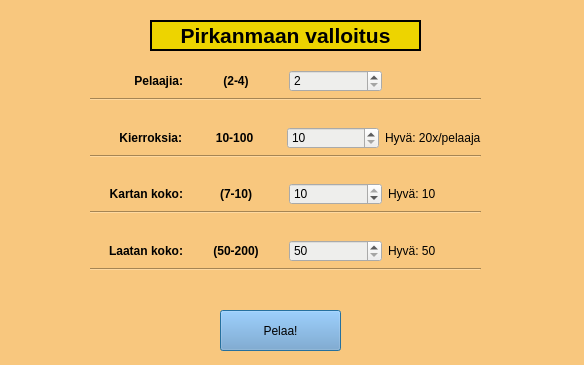
<?xml version="1.0" encoding="UTF-8"?>
<ui version="4.0">
 <class>gameDialog</class>
 <widget class="QDialog" name="gameDialog">
  <property name="geometry">
   <rect>
    <x>0</x>
    <y>0</y>
    <width>584</width>
    <height>365</height>
   </rect>
  </property>
  <property name="windowTitle">
   <string>Dialog</string>
  </property>
  <property name="styleSheet">
   <string notr="true">background-color: rgb(248, 199, 126);</string>
  </property>
  <widget class="QPushButton" name="pushButton">
   <property name="geometry">
    <rect>
     <x>220</x>
     <y>310</y>
     <width>121</width>
     <height>41</height>
    </rect>
   </property>
   <property name="styleSheet">
    <string notr="true">background-color: rgb(114, 159, 207);</string>
   </property>
   <property name="text">
    <string>Pelaa!</string>
   </property>
  </widget>
  <widget class="QLabel" name="Tiedot">
   <property name="geometry">
    <rect>
     <x>150</x>
     <y>20</y>
     <width>271</width>
     <height>31</height>
    </rect>
   </property>
   <property name="font">
    <font>
     <pointsize>16</pointsize>
     <weight>75</weight>
     <bold>true</bold>
    </font>
   </property>
   <property name="autoFillBackground">
    <bool>false</bool>
   </property>
   <property name="styleSheet">
    <string notr="true">background-color: rgb(237, 212, 0);
border-color: rgb(204, 0, 0);</string>
   </property>
   <property name="frameShape">
    <enum>QFrame::WinPanel</enum>
   </property>
   <property name="frameShadow">
    <enum>QFrame::Plain</enum>
   </property>
   <property name="text">
    <string>Pirkanmaan valloitus</string>
   </property>
   <property name="alignment">
    <set>Qt::AlignCenter</set>
   </property>
  </widget>
  <widget class="QWidget" name="verticalLayoutWidget">
   <property name="geometry">
    <rect>
     <x>90</x>
     <y>70</y>
     <width>391</width>
     <height>221</height>
    </rect>
   </property>
   <layout class="QVBoxLayout" name="verticalLayout">
    <item>
     <layout class="QGridLayout" name="gridLayout">
      <item row="0" column="2">
       <widget class="QSpinBox" name="Players">
        <property name="enabled">
         <bool>true</bool>
        </property>
        <property name="styleSheet">
         <string notr="true">background-color: rgb(238, 238, 236);</string>
        </property>
        <property name="minimum">
         <number>2</number>
        </property>
        <property name="maximum">
         <number>4</number>
        </property>
       </widget>
      </item>
      <item row="0" column="0">
       <widget class="QLabel" name="label">
        <property name="font">
         <font>
          <weight>75</weight>
          <bold>true</bold>
         </font>
        </property>
        <property name="text">
         <string>Pelaajia:</string>
        </property>
        <property name="alignment">
         <set>Qt::AlignRight|Qt::AlignTrailing|Qt::AlignVCenter</set>
        </property>
       </widget>
      </item>
      <item row="0" column="4">
       <widget class="QLabel" name="label_12">
        <property name="text">
         <string/>
        </property>
       </widget>
      </item>
      <item row="0" column="1">
       <widget class="QLabel" name="label_4">
        <property name="font">
         <font>
          <weight>75</weight>
          <bold>true</bold>
         </font>
        </property>
        <property name="text">
         <string>(2-4)</string>
        </property>
        <property name="alignment">
         <set>Qt::AlignCenter</set>
        </property>
       </widget>
      </item>
     </layout>
    </item>
    <item>
     <widget class="Line" name="line_2">
      <property name="orientation">
       <enum>Qt::Horizontal</enum>
      </property>
     </widget>
    </item>
    <item>
     <spacer name="verticalSpacer_2">
      <property name="orientation">
       <enum>Qt::Vertical</enum>
      </property>
      <property name="sizeHint" stdset="0">
       <size>
        <width>20</width>
        <height>40</height>
       </size>
      </property>
     </spacer>
    </item>
    <item>
     <layout class="QGridLayout" name="gridLayout_2">
      <item row="0" column="0">
       <widget class="QLabel" name="label_7">
        <property name="font">
         <font>
          <weight>75</weight>
          <bold>true</bold>
         </font>
        </property>
        <property name="text">
         <string>Kierroksia:</string>
        </property>
        <property name="alignment">
         <set>Qt::AlignRight|Qt::AlignTrailing|Qt::AlignVCenter</set>
        </property>
       </widget>
      </item>
      <item row="0" column="2">
       <widget class="QSpinBox" name="setRounds">
        <property name="styleSheet">
         <string notr="true">background-color: rgb(238, 238, 236);</string>
        </property>
        <property name="minimum">
         <number>10</number>
        </property>
        <property name="maximum">
         <number>1000</number>
        </property>
        <property name="value">
         <number>10</number>
        </property>
       </widget>
      </item>
      <item row="0" column="4">
       <widget class="QLabel" name="label_11">
        <property name="font">
         <font>
          <pointsize>9</pointsize>
         </font>
        </property>
        <property name="text">
         <string>Hyvä: 20x/pelaaja</string>
        </property>
       </widget>
      </item>
      <item row="0" column="1">
       <widget class="QLabel" name="label_8">
        <property name="font">
         <font>
          <weight>75</weight>
          <bold>true</bold>
         </font>
        </property>
        <property name="text">
         <string>10-100</string>
        </property>
        <property name="alignment">
         <set>Qt::AlignCenter</set>
        </property>
       </widget>
      </item>
     </layout>
    </item>
    <item>
     <widget class="Line" name="line_3">
      <property name="orientation">
       <enum>Qt::Horizontal</enum>
      </property>
     </widget>
    </item>
    <item>
     <spacer name="verticalSpacer_3">
      <property name="orientation">
       <enum>Qt::Vertical</enum>
      </property>
      <property name="sizeHint" stdset="0">
       <size>
        <width>20</width>
        <height>40</height>
       </size>
      </property>
     </spacer>
    </item>
    <item>
     <layout class="QGridLayout" name="gridLayout_3">
      <item row="0" column="0">
       <widget class="QLabel" name="label_2">
        <property name="font">
         <font>
          <weight>75</weight>
          <bold>true</bold>
         </font>
        </property>
        <property name="text">
         <string>Kartan koko:</string>
        </property>
        <property name="alignment">
         <set>Qt::AlignRight|Qt::AlignTrailing|Qt::AlignVCenter</set>
        </property>
       </widget>
      </item>
      <item row="0" column="2">
       <widget class="QSpinBox" name="MapSize">
        <property name="styleSheet">
         <string notr="true">background-color: rgb(238, 238, 236);</string>
        </property>
        <property name="minimum">
         <number>7</number>
        </property>
        <property name="maximum">
         <number>10</number>
        </property>
        <property name="value">
         <number>10</number>
        </property>
       </widget>
      </item>
      <item row="0" column="4">
       <widget class="QLabel" name="label_10">
        <property name="font">
         <font>
          <pointsize>9</pointsize>
         </font>
        </property>
        <property name="text">
         <string>Hyvä: 10</string>
        </property>
       </widget>
      </item>
      <item row="0" column="1">
       <widget class="QLabel" name="label_5">
        <property name="font">
         <font>
          <weight>75</weight>
          <bold>true</bold>
         </font>
        </property>
        <property name="text">
         <string>(7-10)</string>
        </property>
        <property name="alignment">
         <set>Qt::AlignCenter</set>
        </property>
       </widget>
      </item>
     </layout>
    </item>
    <item>
     <widget class="Line" name="line">
      <property name="orientation">
       <enum>Qt::Horizontal</enum>
      </property>
     </widget>
    </item>
    <item>
     <spacer name="verticalSpacer">
      <property name="orientation">
       <enum>Qt::Vertical</enum>
      </property>
      <property name="sizeHint" stdset="0">
       <size>
        <width>20</width>
        <height>40</height>
       </size>
      </property>
     </spacer>
    </item>
    <item>
     <layout class="QGridLayout" name="gridLayout_4">
      <item row="0" column="0">
       <widget class="QLabel" name="label_3">
        <property name="font">
         <font>
          <weight>75</weight>
          <bold>true</bold>
         </font>
        </property>
        <property name="text">
         <string>Laatan koko:</string>
        </property>
        <property name="alignment">
         <set>Qt::AlignRight|Qt::AlignTrailing|Qt::AlignVCenter</set>
        </property>
       </widget>
      </item>
      <item row="0" column="2">
       <widget class="QSpinBox" name="setScale">
        <property name="styleSheet">
         <string notr="true">background-color: rgb(238, 238, 236);</string>
        </property>
        <property name="minimum">
         <number>50</number>
        </property>
        <property name="maximum">
         <number>200</number>
        </property>
       </widget>
      </item>
      <item row="0" column="4">
       <widget class="QLabel" name="label_9">
        <property name="font">
         <font>
          <pointsize>9</pointsize>
         </font>
        </property>
        <property name="text">
         <string>Hyvä: 50</string>
        </property>
       </widget>
      </item>
      <item row="0" column="1">
       <widget class="QLabel" name="label_6">
        <property name="font">
         <font>
          <weight>75</weight>
          <bold>true</bold>
         </font>
        </property>
        <property name="text">
         <string>(50-200)</string>
        </property>
        <property name="alignment">
         <set>Qt::AlignCenter</set>
        </property>
        <property name="value" stdset="0">
         <number>0</number>
        </property>
       </widget>
      </item>
     </layout>
    </item>
    <item>
     <widget class="Line" name="line_4">
      <property name="orientation">
       <enum>Qt::Horizontal</enum>
      </property>
     </widget>
    </item>
    <item>
     <spacer name="verticalSpacer_4">
      <property name="orientation">
       <enum>Qt::Vertical</enum>
      </property>
      <property name="sizeHint" stdset="0">
       <size>
        <width>20</width>
        <height>40</height>
       </size>
      </property>
     </spacer>
    </item>
   </layout>
  </widget>
 </widget>
 <resources/>
 <connections/>
</ui>
